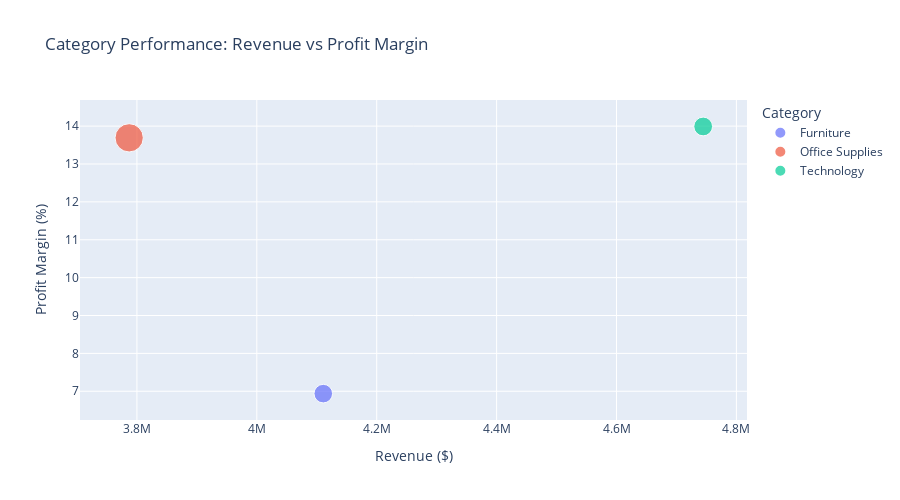

Write notebook code for a chart like this one.
### Code cell
# Category performance
category_perf = df.groupby('Category').agg({
    'Sales': 'sum',
    'Profit': 'sum',
    'Quantity': 'sum',
    'Order ID': 'nunique'
}).reset_index()

category_perf['Profit_Margin'] = (category_perf['Profit'] / category_perf['Sales']) * 100

# Create bubble chart
fig = px.scatter(category_perf, 
                 x='Sales', 
                 y='Profit_Margin',
                 size='Order ID',
                 color='Category',
                 hover_data=['Quantity'],
                 title='Category Performance: Revenue vs Profit Margin',
                 labels={'Sales': 'Revenue ($)', 
                        'Profit_Margin': 'Profit Margin (%)',
                        'Order ID': 'Number of Orders'})

fig.update_layout(height=500)
fig.show()

fig.write_html('../visuals/category_performance.html')
fig.write_image('../visuals/category_performance.png', width=1000, height=500)

### Figure 1 — Plotly figure (JSON) as saved in the notebook; plotly's stock layout.template omitted (floating-point values rounded to 4 significant figures)
{"data": [{"customdata": [[34954]], "hovertemplate": "Category=Furniture<br>Revenue ($)=%{x}<br>Profit Margin (%)=%{y}<br>Number of Orders=%{marker.size}<br>Quantity=%{customdata[0]}<extra></extra>", "legendgroup": "Furniture", "marker": {"color": "#636efa", "size": [8195], "sizemode": "area", "sizeref": 47.51, "symbol": "circle"}, "mode": "markers", "name": "Furniture", "orientation": "v", "showlegend": true, "type": "scatter", "x": [4111000.0], "xaxis": "x", "y": [6.938], "yaxis": "y"}, {"customdata": [[108182]], "hovertemplate": "Category=Office Supplies<br>Revenue ($)=%{x}<br>Profit Margin (%)=%{y}<br>Number of Orders=%{marker.size}<br>Quantity=%{customdata[0]}<extra></extra>", "legendgroup": "Office Supplies", "marker": {"color": "#EF553B", "size": [19003], "sizemode": "area", "sizeref": 47.51, "symbol": "circle"}, "mode": "markers", "name": "Office Supplies", "orientation": "v", "showlegend": true, "type": "scatter", "x": [3787000.0], "xaxis": "x", "y": [13.69], "yaxis": "y"}, {"customdata": [[35176]], "hovertemplate": "Category=Technology<br>Revenue ($)=%{x}<br>Profit Margin (%)=%{y}<br>Number of Orders=%{marker.size}<br>Quantity=%{customdata[0]}<extra></extra>", "legendgroup": "Technology", "marker": {"color": "#00cc96", "size": [8354], "sizemode": "area", "sizeref": 47.51, "symbol": "circle"}, "mode": "markers", "name": "Technology", "orientation": "v", "showlegend": true, "type": "scatter", "x": [4745000.0], "xaxis": "x", "y": [13.99], "yaxis": "y"}], "layout": {"height": 500, "legend": {"itemsizing": "constant", "title": {"text": "Category"}, "tracegroupgap": 0}, "title": {"text": "Category Performance: Revenue vs Profit Margin"}, "xaxis": {"anchor": "y", "domain": [0, 1], "title": {"text": "Revenue ($)"}}, "yaxis": {"anchor": "x", "domain": [0, 1], "title": {"text": "Profit Margin (%)"}}}}
